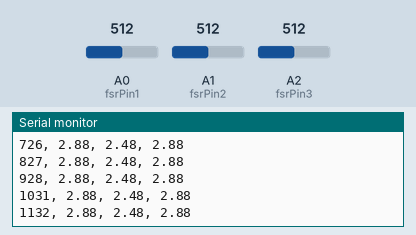
A sketch run on a simulated Arduino Uno, built with avr-gcc and run on an emulated ATmega328P. Shown: the last lines printed to the serial monitor. The test bench sets the inputs (shaded band); at power-on: A0 (fsrPin1) = 512, A1 (fsrPin2) = 512, A2 (fsrPin3) = 512.

Above: at 1.2 s.
1.3 s: A0 (fsrPin1) set to 716
At 1.34 s:
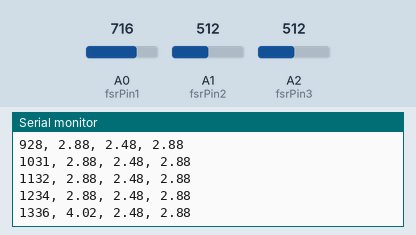
4.3 s: A1 (fsrPin2) set to 716
At 4.4 s:
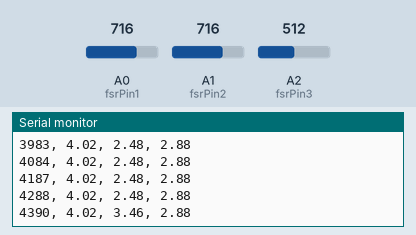
5.8 s: A2 (fsrPin3) set to 716
At 5.82 s:
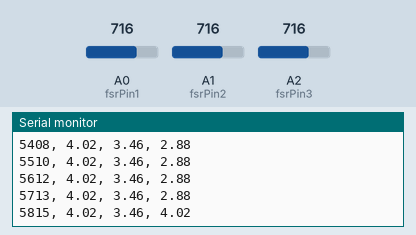
7.3 s: A0 (fsrPin1) set to 900
At 7.35 s:
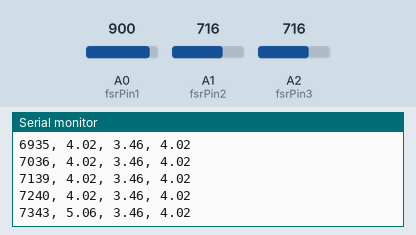
10.3 s: A1 (fsrPin2) set to 900
At 10.3 s:
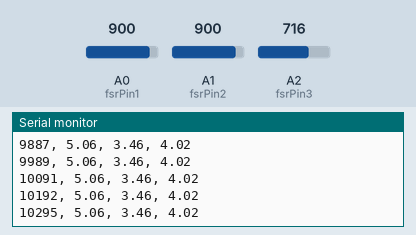
11.8 s: A2 (fsrPin3) set to 900
At 11.83 s:
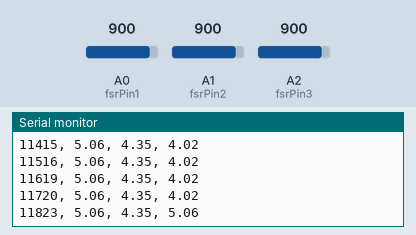
Timing chart, 0 to 14.3 s (numbered marks = the images above; inputs shaded):
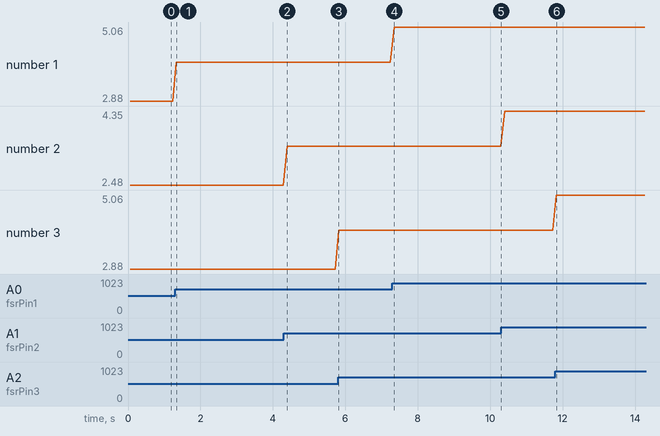

The sketch:

FSR.ino
```cpp
const int fsrPin1 = A0;          // Analog input pin for the first FSR
const int fsrPin2 = A1;          // Analog input pin for the second FSR
const int fsrPin3 = A2;          // Analog input pin for the third FSR
const int serialBaudRate = 9600;

// Calibration values for FSR1 - replace these with your own calibrated values
const float analogMin1 = 0;     // Minimum analog reading for FSR1 (corresponding to 0 Newtons)
const float analogMax1 = 1023;  // Maximum analog reading for FSR1 (corresponding to the maximum force applied)
const float forceMin1 = 0;      // Minimum force in Newtons for FSR1
const float forceMax1 = 5;     // Maximum force in Newtons for FSR1 (adjust this based on your calibration)

// Calibration values for FSR2 - replace these with your own calibrated values
const float analogMin2 = 0;     // Minimum analog reading for FSR2 (corresponding to 0 Newtons)
const float analogMax2 = 1023;  // Maximum analog reading for FSR2 (corresponding to the maximum force applied)
const float forceMin2 = 0;      // Minimum force in Newtons for FSR2
const float forceMax2 = 5;     // Maximum force in Newtons for FSR2 (adjust this based on your calibration)

// Calibration values for FSR3 - replace these with your own calibrated values
const float analogMin3 = 0;     // Minimum analog reading for FSR3 (corresponding to 0 Newtons)
const float analogMax3 = 1023;  // Maximum analog reading for FSR3 (corresponding to the maximum force applied)
const float forceMin3 = 0;      // Minimum force in Newtons for FSR3
const float forceMax3 = 5;     // Maximum force in Newtons for FSR3 (adjust this based on your calibration)

void setup() {
  Serial.begin(serialBaudRate); // Initialize serial communication
  Serial.println("Time (ms), FSR1 Force (N), FSR2 Force (N), FSR3 Force (N)"); // Print the header for Serial Plotter
}

void loop() {
  float cf = 1.15;
  float cf2 = 0.99;
  unsigned long startTime = millis(); // Get the current time in milliseconds

  int fsrValue1 = analogRead(fsrPin1); // Read the analog value from FSR1
  int fsrValue2 = analogRead(fsrPin2); // Read the analog value from FSR2
  int fsrValue3 = analogRead(fsrPin3); // Read the analog value from FSR3

  // Map the analog value to a force range in Newtons based on the calibration values for FSR1
  float force1 = mapfloat(fsrValue1, analogMin1, analogMax1, forceMin1, forceMax1);

  // Map the analog value to a force range in Newtons based on the calibration values for FSR2
  float force2 = mapfloat(fsrValue2, analogMin2, analogMax2, forceMin2, forceMax2);

  // Map the analog value to a force range in Newtons based on the calibration values for FSR3
  float force3 = mapfloat(fsrValue3, analogMin3, analogMax3, forceMin3, forceMax3);

  Serial.print(startTime); // Print the current time in milliseconds
  Serial.print(", ");
  Serial.print(force1*cf); // Print FSR1 force reading in Newtons
  Serial.print(", ");
  Serial.print(force2*cf2); // Print FSR2 force reading in Newtons
  Serial.print(", ");
  Serial.println(force3*cf); // Print FSR3 force reading in Newtons

  delay(100); // Adjust the delay as needed to control the update frequency of the readings
}

// Function to map float values
float mapfloat(float x, float in_min, float in_max, float out_min, float out_max) {
  return (x - in_min) * (out_max - out_min) / (in_max - in_min) + out_min;
}
```

Measured:
- after the input at 1.3 s, the serial monitor: prints a new line at once (image 1)
- after the input at 4.3 s, the serial monitor: prints a new line after 0.09 s (image 2)
- after the input at 5.8 s, the serial monitor: prints a new line at once (image 3)
- after the input at 7.3 s, the serial monitor: prints a new line at once (image 4)
- after the input at 11.8 s, the serial monitor: prints a new line at once (image 6)
- plotted number 1: 2.88 → 4.02 after the input at 1.3 s, 4.02 → 5.06 after the input at 7.3 s
- plotted number 2: 2.48 → 3.46 after the input at 4.3 s, 3.46 → 4.35 after the input at 10.3 s
